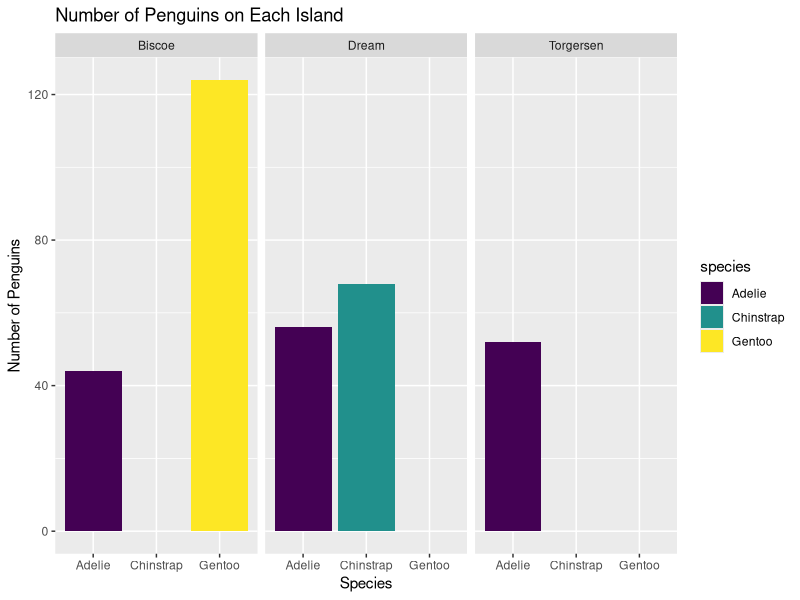

This figure's R source: (Note: this script raises an error after producing the figure.)
## ---- chunk 1
knitr::opts_chunk$set(echo = FALSE,
                      message = FALSE, 
                      warning = FALSE, 
                      fig.path = "../Outputs/")
## ---- chunk 2
library(palmerpenguins)
library(tidyverse)
library(here)
library(kableExtra)
## ---- chunk 3

penguins %>% 
  group_by(species) %>% 
  summarise(BillLength_mean= mean(bill_length_mm, na.rm = TRUE), 
            BillDepth_mean = mean(bill_depth_mm, na.rm = TRUE), 
            FlipperLength_mean = mean(flipper_length_mm, na.rm = TRUE), 
            BodyMass_mean = mean(body_mass_g, na.rm = TRUE)) %>% 
  kbl() %>% 
  kable_classic()
## ---- chunk 4
bar <- penguins %>% 
  ggplot(aes(x = species,
             fill= species))+
  geom_bar()+
  facet_wrap(~island)+
  scale_fill_viridis_d()+
  labs(title = "Number of Penguins on Each Island", 
       x = "Species", 
       y = "Number of Penguins")
bar
## ---- chunk 5
Penfig <- penguins %>% 
  mutate(BillRatio = (bill_length_mm/bill_depth_mm)) %>% 
  ggplot(aes(x = body_mass_g, 
             y = BillRatio, 
             colour= species))+
  geom_point()+
  geom_line()+
  scale_colour_viridis_d()+
  facet_wrap(~island)+
  labs(title = "Bill Ratio of Penguins by Body Mass", 
       x = "Body Mass (g)", 
       y = "Bill Ratio", 
       colour = "Species")+
  
Penfig
